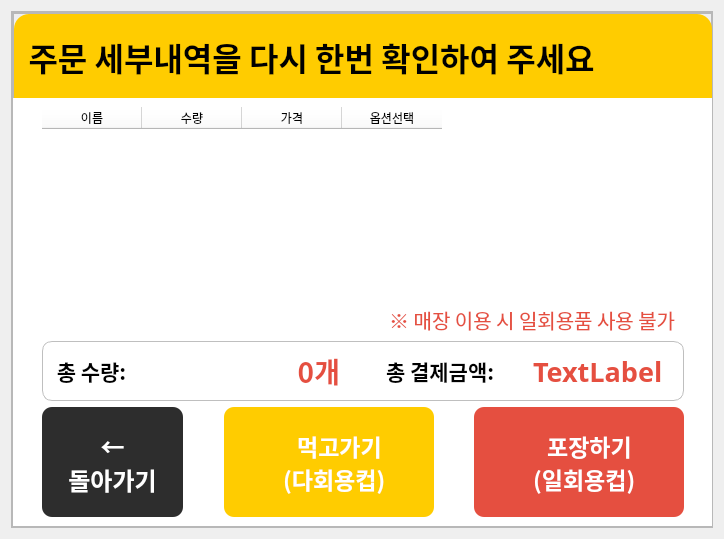
      <widget class="QWidget" name="order_check_page">
       <property name="styleSheet">
        <string notr="true">background-color: rgb(97, 84, 33);
QWidget#order_check_main_widget{
    border-bottom-left-radius: 15px;
    border-bottom-right-radius: 15px;}</string>
       </property>
       <layout class="QVBoxLayout" name="verticalLayout_60">
        <item>
         <widget class="QFrame" name="table_munu">
          <property name="frameShape">
           <enum>QFrame::StyledPanel</enum>
          </property>
          <property name="frameShadow">
           <enum>QFrame::Raised</enum>
          </property>
          <layout class="QHBoxLayout" name="horizontalLayout_11">
           <property name="spacing">
            <number>0</number>
           </property>
           <property name="leftMargin">
            <number>0</number>
           </property>
           <property name="topMargin">
            <number>0</number>
           </property>
           <property name="rightMargin">
            <number>0</number>
           </property>
           <property name="bottomMargin">
            <number>0</number>
           </property>
           <item>
            <widget class="QFrame" name="inner_frame_2">
             <property name="maximumSize">
              <size>
               <width>700</width>
               <height>976</height>
              </size>
             </property>
             <property name="styleSheet">
              <string notr="true"/>
             </property>
             <property name="frameShape">
              <enum>QFrame::StyledPanel</enum>
             </property>
             <property name="frameShadow">
              <enum>QFrame::Raised</enum>
             </property>
             <layout class="QVBoxLayout" name="verticalLayout_46">
              <property name="spacing">
               <number>0</number>
              </property>
              <property name="leftMargin">
               <number>0</number>
              </property>
              <property name="topMargin">
               <number>0</number>
              </property>
              <property name="rightMargin">
               <number>0</number>
              </property>
              <property name="bottomMargin">
               <number>0</number>
              </property>
              <item>
               <widget class="QFrame" name="title_frame_2">
                <property name="minimumSize">
                 <size>
                  <width>700</width>
                  <height>0</height>
                 </size>
                </property>
                <property name="maximumSize">
                 <size>
                  <width>16777215</width>
                  <height>85</height>
                 </size>
                </property>
                <property name="frameShape">
                 <enum>QFrame::StyledPanel</enum>
                </property>
                <property name="frameShadow">
                 <enum>QFrame::Raised</enum>
                </property>
                <layout class="QHBoxLayout" name="horizontalLayout_10">
                 <property name="spacing">
                  <number>0</number>
                 </property>
                 <property name="leftMargin">
                  <number>0</number>
                 </property>
                 <property name="topMargin">
                  <number>0</number>
                 </property>
                 <property name="rightMargin">
                  <number>0</number>
                 </property>
                 <property name="bottomMargin">
                  <number>0</number>
                 </property>
                 <item>
                  <widget class="QLabel" name="payment_choose_title_bar_2">
                   <property name="minimumSize">
                    <size>
                     <width>610</width>
                     <height>85</height>
                    </size>
                   </property>
                   <property name="maximumSize">
                    <size>
                     <width>16777215</width>
                     <height>85</height>
                    </size>
                   </property>
                   <property name="font">
                    <font>
                     <family>Pretendard ExtraBold</family>
                     <pointsize>24</pointsize>
                     <weight>75</weight>
                     <bold>true</bold>
                    </font>
                   </property>
                   <property name="styleSheet">
                    <string notr="true">background-color: rgb(255, 204, 0);
    border-top-left-radius: 15px;
  
</string>
                   </property>
                   <property name="text">
                    <string>  주문 세부내역을 다시 한번 확인하여 주세요</string>
                   </property>
                   <property name="alignment">
                    <set>Qt::AlignLeading|Qt::AlignLeft|Qt::AlignVCenter</set>
                   </property>
                  </widget>
                 </item>
                 <item>
                  <widget class="QPushButton" name="cancel_btn_2">
                   <property name="minimumSize">
                    <size>
                     <width>0</width>
                     <height>85</height>
                    </size>
                   </property>
                   <property name="cursor">
                    <cursorShape>PointingHandCursor</cursorShape>
                   </property>
                   <property name="styleSheet">
                    <string notr="true">  border-top-right-radius: 15px;
background-color: rgb(255, 204, 0);</string>
                   </property>
                   <property name="text">
                    <string/>
                   </property>
                   <property name="icon">
                    <iconset>
                     <normaloff>../../../../.designer/img/qt자료/x.png</normaloff>../../../../.designer/img/qt자료/x.png</iconset>
                   </property>
                   <property name="iconSize">
                    <size>
                     <width>40</width>
                     <height>40</height>
                    </size>
                   </property>
                  </widget>
                 </item>
                </layout>
               </widget>
              </item>
              <item>
               <widget class="QWidget" name="order_check_main_widget" native="true">
                <property name="minimumSize">
                 <size>
                  <width>700</width>
                  <height>0</height>
                 </size>
                </property>
                <property name="maximumSize">
                 <size>
                  <width>700</width>
                  <height>16777215</height>
                 </size>
                </property>
                <property name="styleSheet">
                 <string notr="true">background-color: rgb(255, 255, 255);


</string>
                </property>
                <layout class="QHBoxLayout" name="horizontalLayout_12">
                 <property name="spacing">
                  <number>0</number>
                 </property>
                 <property name="leftMargin">
                  <number>0</number>
                 </property>
                 <property name="topMargin">
                  <number>0</number>
                 </property>
                 <property name="rightMargin">
                  <number>0</number>
                 </property>
                 <property name="bottomMargin">
                  <number>0</number>
                 </property>
                 <item>
                  <spacer name="horizontalSpacer_9">
                   <property name="orientation">
                    <enum>Qt::Horizontal</enum>
                   </property>
                   <property name="sizeType">
                    <enum>QSizePolicy::Fixed</enum>
                   </property>
                   <property name="sizeHint" stdset="0">
                    <size>
                     <width>20</width>
                     <height>20</height>
                    </size>
                   </property>
                  </spacer>
                 </item>
                 <item>
                  <widget class="QWidget" name="widget_2" native="true">
                   <property name="styleSheet">
                    <string notr="true">background-color:white;</string>
                   </property>
                   <layout class="QVBoxLayout" name="verticalLayout_48">
                    <item>
                     <widget class="QTableWidget" name="tableWidget_menu_check">
                      <property name="maximumSize">
                       <size>
                        <width>16777215</width>
                        <height>300</height>
                       </size>
                      </property>
                      <property name="font">
                       <font>
                        <family>Pretendard Medium</family>
                        <pointsize>12</pointsize>
                        <weight>7</weight>
                        <italic>false</italic>
                        <bold>false</bold>
                       </font>
                      </property>
                      <property name="styleSheet">
                       <string notr="true">font: 57 12pt &quot;Pretendard Medium&quot;;
color:black;</string>
                      </property>
                      <property name="frameShape">
                       <enum>QFrame::NoFrame</enum>
                      </property>
                      <property name="editTriggers">
                       <set>QAbstractItemView::NoEditTriggers</set>
                      </property>
                      <column>
                       <property name="text">
                        <string>이름</string>
                       </property>
                      </column>
                      <column>
                       <property name="text">
                        <string>수량</string>
                       </property>
                      </column>
                      <column>
                       <property name="text">
                        <string>가격</string>
                       </property>
                      </column>
                      <column>
                       <property name="text">
                        <string>옵션선택</string>
                       </property>
                      </column>
                     </widget>
                    </item>
                    <item>
                     <widget class="QLabel" name="label_25">
                      <property name="font">
                       <font>
                        <family>Pretendard SemiBold</family>
                        <pointsize>15</pointsize>
                       </font>
                      </property>
                      <property name="styleSheet">
                       <string notr="true">color: rgb(229, 79, 64);</string>
                      </property>
                      <property name="text">
                       <string>※ 매장 이용 시 일회용품 사용 불가  </string>
                      </property>
                      <property name="alignment">
                       <set>Qt::AlignBottom|Qt::AlignRight|Qt::AlignTrailing</set>
                      </property>
                     </widget>
                    </item>
                    <item>
                     <widget class="QFrame" name="frame_23">
                      <property name="minimumSize">
                       <size>
                        <width>0</width>
                        <height>60</height>
                       </size>
                      </property>
                      <property name="maximumSize">
                       <size>
                        <width>16777215</width>
                        <height>60</height>
                       </size>
                      </property>
                      <property name="styleSheet">
                       <string notr="true">QFrame#frame_23{border: 1px solid #bfbfbf;
border-radius:10px;
}
</string>
                      </property>
                      <property name="frameShape">
                       <enum>QFrame::StyledPanel</enum>
                      </property>
                      <property name="frameShadow">
                       <enum>QFrame::Raised</enum>
                      </property>
                      <layout class="QHBoxLayout" name="horizontalLayout_15">
                       <item>
                        <widget class="QLabel" name="label_21">
                         <property name="font">
                          <font>
                           <family>Pretendard SemiBold</family>
                           <pointsize>16</pointsize>
                           <weight>75</weight>
                           <bold>true</bold>
                          </font>
                         </property>
                         <property name="text">
                          <string> 총 수량:</string>
                         </property>
                        </widget>
                       </item>
                       <item>
                        <widget class="QLabel" name="total_cnt_for_check_page">
                         <property name="font">
                          <font>
                           <family>Pretendard SemiBold</family>
                           <pointsize>21</pointsize>
                           <weight>75</weight>
                           <bold>true</bold>
                          </font>
                         </property>
                         <property name="styleSheet">
                          <string notr="true">color: rgb(229, 79, 64);</string>
                         </property>
                         <property name="text">
                          <string>0개</string>
                         </property>
                         <property name="alignment">
                          <set>Qt::AlignRight|Qt::AlignTrailing|Qt::AlignVCenter</set>
                         </property>
                        </widget>
                       </item>
                       <item>
                        <spacer name="horizontalSpacer_12">
                         <property name="orientation">
                          <enum>Qt::Horizontal</enum>
                         </property>
                         <property name="sizeType">
                          <enum>QSizePolicy::Fixed</enum>
                         </property>
                         <property name="sizeHint" stdset="0">
                          <size>
                           <width>40</width>
                           <height>20</height>
                          </size>
                         </property>
                        </spacer>
                       </item>
                       <item>
                        <widget class="QLabel" name="label_23">
                         <property name="font">
                          <font>
                           <family>Pretendard SemiBold</family>
                           <pointsize>16</pointsize>
                           <weight>75</weight>
                           <bold>true</bold>
                          </font>
                         </property>
                         <property name="text">
                          <string>총 결제금액:</string>
                         </property>
                        </widget>
                       </item>
                       <item>
                        <widget class="QLabel" name="total_price_for_check_page">
                         <property name="font">
                          <font>
                           <family>Pretendard SemiBold</family>
                           <pointsize>20</pointsize>
                           <weight>75</weight>
                           <bold>true</bold>
                          </font>
                         </property>
                         <property name="styleSheet">
                          <string notr="true">color: rgb(229, 79, 64);</string>
                         </property>
                         <property name="text">
                          <string>TextLabel</string>
                         </property>
                        </widget>
                       </item>
                      </layout>
                     </widget>
                    </item>
                    <item>
                     <widget class="QFrame" name="frame_24">
                      <property name="maximumSize">
                       <size>
                        <width>16777215</width>
                        <height>120</height>
                       </size>
                      </property>
                      <property name="frameShape">
                       <enum>QFrame::NoFrame</enum>
                      </property>
                      <property name="frameShadow">
                       <enum>QFrame::Raised</enum>
                      </property>
                      <layout class="QHBoxLayout" name="horizontalLayout_13">
                       <property name="spacing">
                        <number>0</number>
                       </property>
                       <property name="leftMargin">
                        <number>0</number>
                       </property>
                       <property name="topMargin">
                        <number>0</number>
                       </property>
                       <property name="rightMargin">
                        <number>0</number>
                       </property>
                       <property name="bottomMargin">
                        <number>0</number>
                       </property>
                       <item>
                        <widget class="QPushButton" name="back_to_main_page_btn">
                         <property name="minimumSize">
                          <size>
                           <width>141</width>
                           <height>110</height>
                          </size>
                         </property>
                         <property name="maximumSize">
                          <size>
                           <width>141</width>
                           <height>16777215</height>
                          </size>
                         </property>
                         <property name="font">
                          <font>
                           <family>Pretendard Black</family>
                           <pointsize>18</pointsize>
                           <weight>75</weight>
                           <bold>true</bold>
                          </font>
                         </property>
                         <property name="cursor">
                          <cursorShape>PointingHandCursor</cursorShape>
                         </property>
                         <property name="styleSheet">
                          <string notr="true">background-color: rgb(45, 45, 45);
color:white;
border-radius:10px;</string>
                         </property>
                         <property name="text">
                          <string>←
돌아가기</string>
                         </property>
                        </widget>
                       </item>
                       <item>
                        <spacer name="horizontalSpacer_13">
                         <property name="orientation">
                          <enum>Qt::Horizontal</enum>
                         </property>
                         <property name="sizeHint" stdset="0">
                          <size>
                           <width>40</width>
                           <height>20</height>
                          </size>
                         </property>
                        </spacer>
                       </item>
                       <item>
                        <widget class="QPushButton" name="eat_here_btn">
                         <property name="enabled">
                          <bool>true</bool>
                         </property>
                         <property name="minimumSize">
                          <size>
                           <width>210</width>
                           <height>110</height>
                          </size>
                         </property>
                         <property name="maximumSize">
                          <size>
                           <width>210</width>
                           <height>16777215</height>
                          </size>
                         </property>
                         <property name="font">
                          <font>
                           <family>Pretendard Black</family>
                           <pointsize>17</pointsize>
                           <weight>75</weight>
                           <bold>true</bold>
                          </font>
                         </property>
                         <property name="cursor">
                          <cursorShape>PointingHandCursor</cursorShape>
                         </property>
                         <property name="styleSheet">
                          <string notr="true">background-color: rgb(255, 204, 0);
color:white;
border-radius:10px;</string>
                         </property>
                         <property name="text">
                          <string>    먹고가기
  (다회용컵)</string>
                         </property>
                         <property name="icon">
                          <iconset>
                           <normaloff>../../../../.designer/img/qt자료/insert-card (1).png</normaloff>../../../../.designer/img/qt자료/insert-card (1).png</iconset>
                         </property>
                         <property name="iconSize">
                          <size>
                           <width>40</width>
                           <height>40</height>
                          </size>
                         </property>
                        </widget>
                       </item>
                       <item>
                        <spacer name="horizontalSpacer_14">
                         <property name="orientation">
                          <enum>Qt::Horizontal</enum>
                         </property>
                         <property name="sizeHint" stdset="0">
                          <size>
                           <width>40</width>
                           <height>20</height>
                          </size>
                         </property>
                        </spacer>
                       </item>
                       <item>
                        <widget class="QPushButton" name="take_out_btn">
                         <property name="minimumSize">
                          <size>
                           <width>210</width>
                           <height>110</height>
                          </size>
                         </property>
                         <property name="maximumSize">
                          <size>
                           <width>210</width>
                           <height>16777215</height>
                          </size>
                         </property>
                         <property name="font">
                          <font>
                           <family>Pretendard Black</family>
                           <pointsize>17</pointsize>
                           <weight>75</weight>
                           <bold>true</bold>
                          </font>
                         </property>
                         <property name="cursor">
                          <cursorShape>PointingHandCursor</cursorShape>
                         </property>
                         <property name="styleSheet">
                          <string notr="true">background-color: rgb(229, 79, 64);
color:white;
border-radius:10px;</string>
                         </property>
                         <property name="text">
                          <string>    포장하기
  (일회용컵)</string>
                         </property>
                         <property name="icon">
                          <iconset>
                           <normaloff>../../../../.designer/img/qt자료/food-package.png</normaloff>../../../../.designer/img/qt자료/food-package.png</iconset>
                         </property>
                         <property name="iconSize">
                          <size>
                           <width>50</width>
                           <height>50</height>
                          </size>
                         </property>
                        </widget>
                       </item>
                      </layout>
                     </widget>
                    </item>
                   </layout>
                  </widget>
                 </item>
                 <item>
                  <spacer name="horizontalSpacer_10">
                   <property name="orientation">
                    <enum>Qt::Horizontal</enum>
                   </property>
                   <property name="sizeType">
                    <enum>QSizePolicy::Fixed</enum>
                   </property>
                   <property name="sizeHint" stdset="0">
                    <size>
                     <width>20</width>
                     <height>20</height>
                    </size>
                   </property>
                  </spacer>
                 </item>
                </layout>
               </widget>
              </item>
             </layout>
            </widget>
           </item>
          </layout>
         </widget>
        </item>
       </layout>
      </widget>
